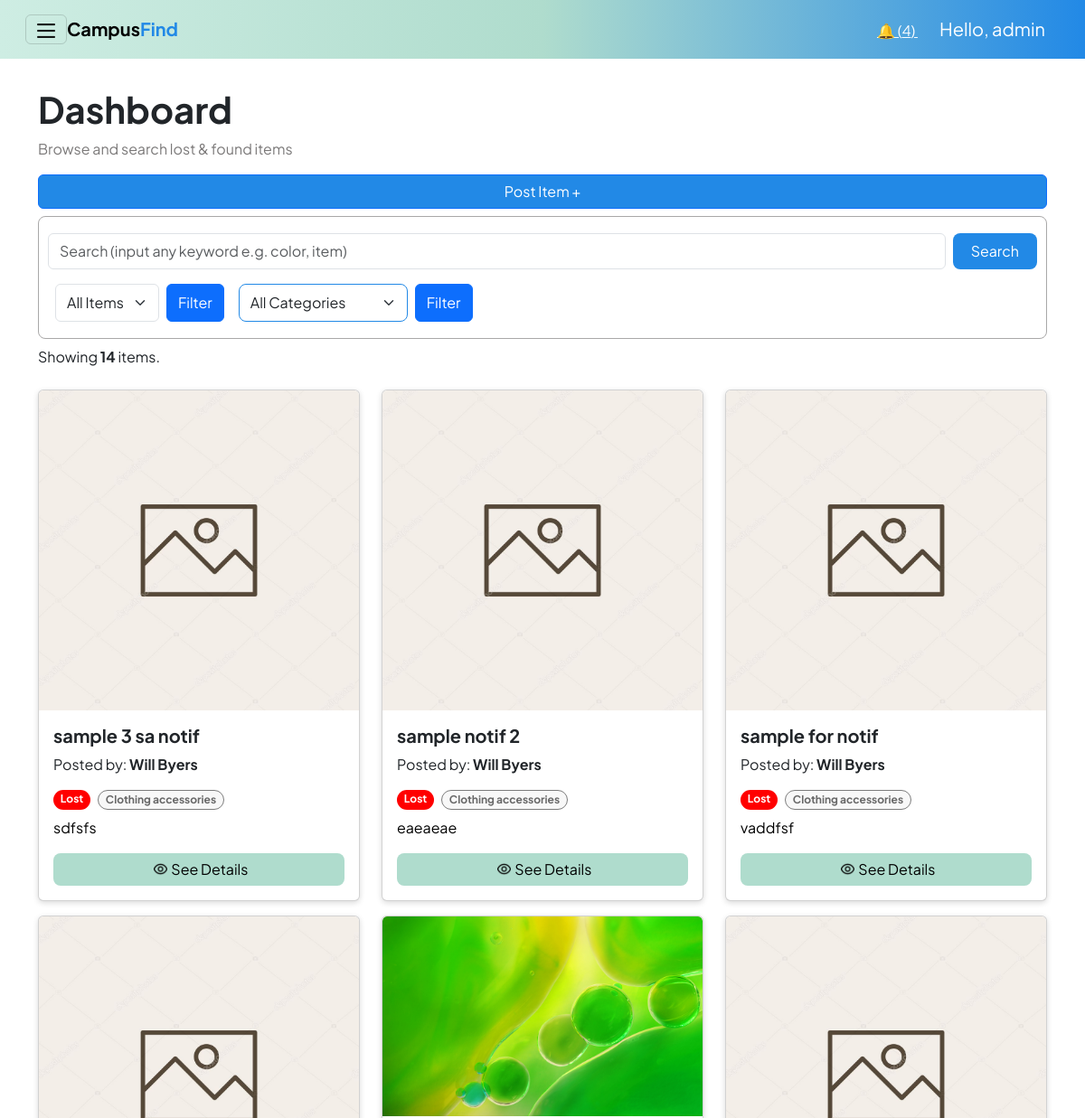
Page /interfaces/admin/dashboard_admin.php (signed in, upper part) on the earlier database version.
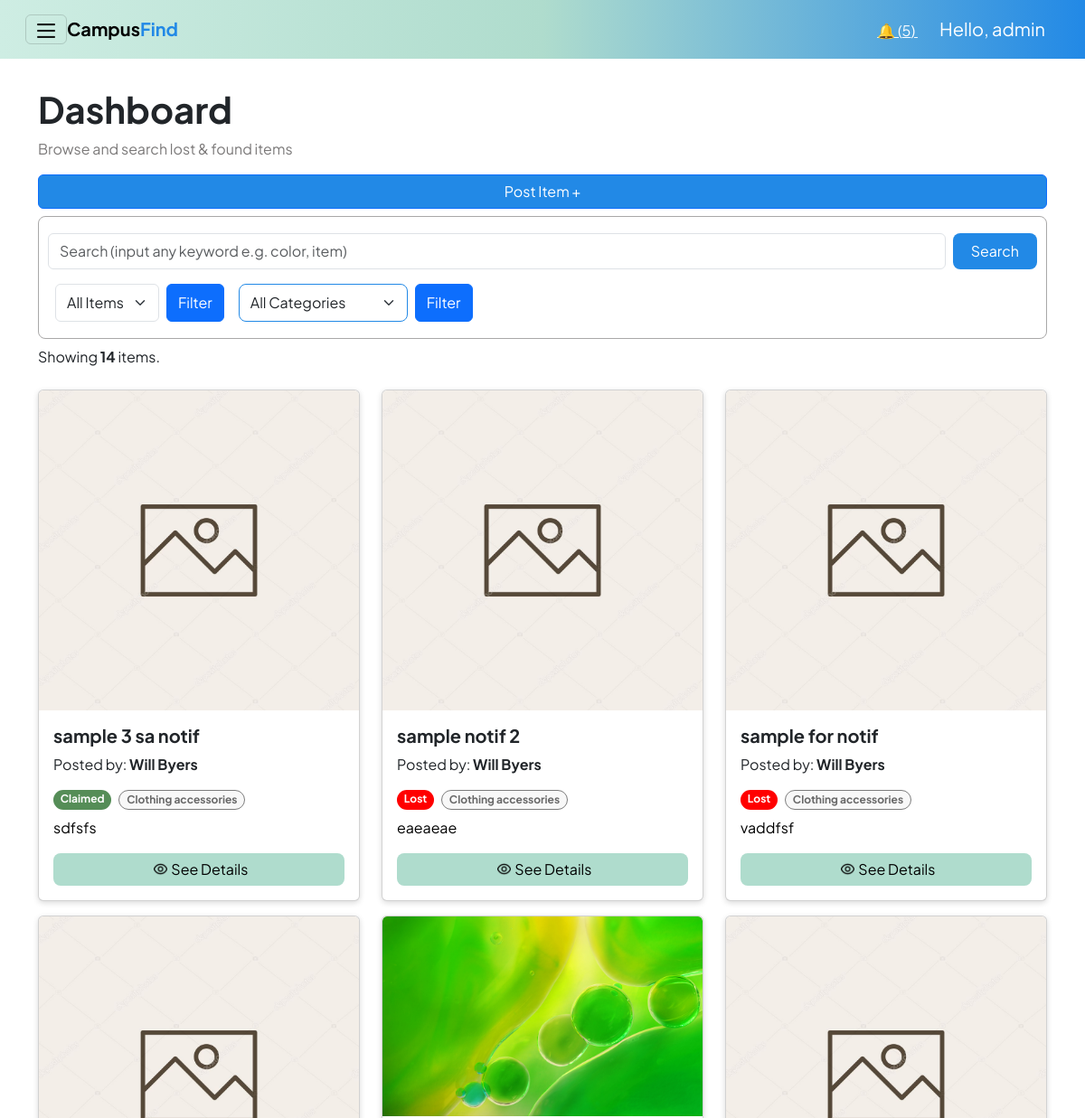
Same page on the later database version.
### tables this page shows
CREATE TABLE items (
        id INTEGER PRIMARY KEY AUTOINCREMENT,
        user_id INTEGER NOT NULL,
        title TEXT NOT NULL,
        description TEXT,
        item_status TEXT NOT NULL,     -- 'lost' or 'found'
        category_id INTEGER,
        location_lost TEXT,
        location_found TEXT,
        date_lost_or_found DATE,
        current_location TEXT,
        image_path TEXT,
        created_at DATETIME DEFAULT CURRENT_TIMESTAMP,
        -- updated_at DATETIME DEFAULT CURRENT_TIMESTAMP,
        claimed_by_user_id INTEGER,
        claimed_at DATETIME,

        FOREIGN KEY (user_id) REFERENCES users(id) ON DELETE CASCADE,
        FOREIGN KEY (claimed_by_user_id) REFERENCES users(id) ON DELETE SET NULL,
        FOREIGN KEY (category_id) REFERENCES categories(id)
    );

CREATE TABLE categories (
        id INTEGER PRIMARY KEY AUTOINCREMENT,
        name TEXT UNIQUE NOT NULL
    );

### interfaces/admin/dashboard_admin.php (the view, shortened to what the changed rows need)
<?php
$admin = $_SESSION["user"];
$db = get_db();
$action = $_GET["action"] ?? "list";
$sql = "SELECT items.*, categories.name AS category_name, users.username AS posted_by
        FROM items
        LEFT JOIN categories ON items.category_id = categories.id
        LEFT JOIN users ON users.id = items.user_id";
$sql .= " ORDER BY items.id DESC";
?>
<!DOCTYPE html>
<html lang="en">
<head>
    <link rel="stylesheet" href="../../reusable/header.css">
    <link rel="stylesheet" href="../../reusable/cards.css">
    <link rel="stylesheet" href="../../reusable/form.css">
    <link href="https://cdn.jsdelivr.net/npm/bootstrap@5.3.8/dist/css/bootstrap.min.css" rel="stylesheet">
</head>
<body class="m-0 border-0 bd-example">
<nav class="navbar p-3 sticky-top">
    <div class="container-fluid">
        <?php $notifCount = $db->querySingle("SELECT COUNT(*) FROM notifications WHERE status = 'unread';");?>
        <div class = "ms-auto">
            <a href="myposts_admin.php" class="text-white mx-4">
                🔔 (<?= $notifCount ?>)
            </a>
            <a class="navbar-brand text-white" href="#">Hello, <?php echo htmlspecialchars($admin["username"]); ?></a>
        </div>
    </div>
</nav>
<div class="container my-3">
    <?php if ($action === "create"): ?>
        <h3 class="mb-4" style="font-weight: 700; color: #334155;">Post New Item</h3>
        <form method="post" action="?action=store" enctype="multipart/form-data">
            <div class="form-grid-layout">
                <div class="form-left">
                    <div class="input-group-modern">
                        <label>Item Name</label>
                        <input type="text" name="title" placeholder="e.g. Blue Jansport Backpack" required>
                    </div>
                    <div class="form-row">
                        <div class="input-group-modern">
                            <label>Status</label>
                            <select name="item_status" id="status" required>
                                <option value="">Select Status</option>
                                <option value="lost">Lost</option>
                                <option value="found">Found</option>
                            </select>
                        </div>
                        <div class="input-group-modern">
                            <label>Category</label>
                            <select name="category_id" id="category_id" required>
                                <option value="">Select Category</option>
                                <?php
                                $catQ = $db->query("SELECT * FROM categories ORDER BY name");
                                while($c = $catQ->fetchArray(SQLITE3_ASSOC)):
                                ?>
                                    <option value="<?= $c['id']; ?>">
                                        <?= ucfirst(str_replace('_', ' ', $c['name'])); ?>
                                    </option>
                                <?php endwhile; ?>
                            </select>
                        </div>
                    </div>
                    <div class="input-group-modern">
                        <label>Description</label>
                        <textarea name="description" rows="3" placeholder="Describe the item (color, distinctive marks, brand)..."></textarea>
                    </div>
                    <div class="form-row">
                        <div class="input-group-modern">
                            <label>Lost Location</label>
                            <input type="text" name="location_lost" id="location_lost" placeholder="Where was it lost?">
                        </div>
                        <div class="input-group-modern">
                            <label>Found Location</label>
                            <input type="text" name="location_found" id="location_found" placeholder="Where was it found?" disabled>
                        </div>
                    </div>
                    <div class="form-row">
                        <div class="input-group-modern">
                            <label id="dateLabel">Date Event</label>
                            <div class="date-card">
                                <input type="date" name="date_lost_or_found" id="date_lost_or_found" style="border:none; background:transparent; padding:0;">
                            </div>
                        </div>
                    </div>
                    <div class="d-flex gap-2 mt-2">
                        <button class="btn btn-primary w-50" type="submit">Publish Post</button>
                        <a class="btn btn-secondary w-50" href="dashboard_admin.php" style="background-color: #cbd5e1; color: #334155; border:none;">Cancel</a>
                    </div>
                </div>
                <div class="form-right">
                    <div class="input-group-modern" style="height: 100%;">
                        <label>Item Image</label>
                        <div class="image-upload-wrapper">
                            <input type="file" name="item_image" id="file-input-real" accept="image/*" onchange="previewImage(event)">
                            <img id="image-preview" src="#" alt="Image Preview">
                            <div class="upload-placeholder" id="upload-placeholder">
                                <svg xmlns="http://www.w3.org/2000/svg" viewBox="0 0 24 24"><path d="M19.35 10.04C18.67 6.59 15.64 4 12 4 9.11 4 6.6 5.64 5.35 8.04 2.34 8.36 0 10.91 0 14c0 3.31 2.69 6 6 6h13c2.76 0 5-2.24 5-5 0-2.64-2.05-4.78-4.65-4.96zM14 13v4h-4v-4H7l5-5 5 5h-3z"/></svg>
                                <p><strong>Click to Upload</strong><br>or drag and drop here</p>
                            </div>
                        </div>
                    </div>
                </div>
            </div>
        </form>
        <script>
            function previewImage(event) {
                const input = event.target;
                const preview = document.getElementById('image-preview');
                const placeholder = document.getElementById('upload-placeholder');
                if (input.files && input.files[0]) {
                    const reader = new FileReader();
                    reader.onload = function(e) {
                        preview.src = e.target.result;
                        preview.style.display = 'block';
                        placeholder.style.display = 'none';
                    }
                    reader.readAsDataURL(input.files[0]);
                }
            }
        </script>
    <?php else: ?>
        <section class = "heroSection pt-3">
            <h1><strong>Dashboard</strong></h1>
        </section>
        <?php
        $result = $db->query($sql);
        $items = [];
        while ($row = $result->fetchArray(SQLITE3_ASSOC)) {
            $items[] = $row;
        } ?>
        <div class="row">
            <?php if (empty($items)): ?>
                <p class = "noItemFound">No items found.</p>
            <?php else: ?>
                <?php foreach ($items as $it): ?>
                    <div class="col-md-4" id="item-<?= $it['id']; ?>">
                        <div class="card my-2">
                            <?php if(!empty($it['image_path'])): ?>
                                <img src="../../<?php echo htmlspecialchars($it['image_path']); ?>" class="card-img-top" alt="Item image">
                            <?php else: ?>
                                <img src="/assets/image.png" class="card-img-top" alt="Default image">
                            <?php endif; ?>
                            <div class="card-body">
                                <h5 class="card-title"><strong><?php echo htmlspecialchars($it["title"]); ?></strong></h5>
                                <p class="posted-by">
                                    Posted by: <strong><?= htmlspecialchars($it["posted_by"]); ?></strong>
                                </p>
                                <div class="d-flex gap-2 mb-2">
                                    <span class="badge rounded-pill bg-<?php echo $it['item_status']; ?>">
                                        <?php echo ucfirst($it["item_status"]); ?>
                                    </span>
                                    <?php if ($it["category_name"]): ?>
                                    <span class="category badge rounded-pill">
                                        <?php echo ucfirst(str_replace('_', ' ', $it["category_name"])); ?>
                                    </span>
                                    <?php endif; ?>
                                </div>
                                <p class="card-text"><?php echo htmlspecialchars($it["description"]); ?></p>
                                <button id = "seeDetails" type="button" class="btn btn-primary rounded-3 w-100" data-bs-toggle="modal" data-bs-target="#modal-<?php echo $it['id']; ?>">
                                    <img class = "view" src="/assets/eye.png" alt="view" > See Details
                                </button>
                            </div>
                        </div>
                    </div>
                <?php endforeach; ?>
            <?php endif; ?>
        </div>
    <?php endif; ?>
</div>
</body>
</html>

Differences in the rows shown:
changed items "sample 3 sa notif": item_status "Lost" → "Claimed"
Other differences:
$notifCount: "4" → "5"
